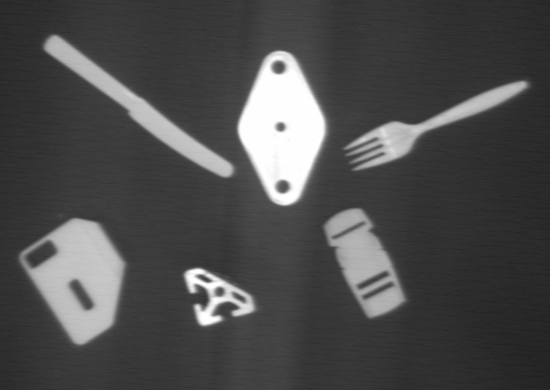
#> input picture hw1/data/many_objects_2.png, 550 x 390 px
$ jupyter execute --allow-errors homework_1.ipynb   (shell and % lines are left out)
#> lines starting #> are read from the running program, lines starting #| are printed output that depends on the picture; after the words box and inside, x2 and y2 are one past the last pixel; in counts of white or black regions, pixels touching at a corner belong together
[cell 1]
import cv2
import matplotlib.pyplot as plt
import numpy as np
plt.rcParams['figure.figsize'] = (12, 9)

# Assignment 1

**IMPORTANT**: When finished all problems, rerun your entire notebook by clicking `Kernel > Restart Kernel and Run All Cells` to make sure your notebook runs correctly.

## 1. Sequential Labeling

In this problem, you will implement a system that labels objects in binary images and compute their geometric properties.

Let's first load our sample image and display it.

[cell 2]
img = plt.imread('data/many_objects_2.png')
#> img is the input picture: shape (390, 550) float32; min 0.122, max 0.996, mean 0.299

plt.imshow(img, cmap='gray')
plt.show()

### 1a. Image Binarization (10 points)

Implement the following function that converts a grayscale image to a binary one by thresholding the pixel intensities. Each element in the output array must be a Boolean value where `True` indicates that the intensity of the corresponding pixel in the input is greater than or equal to the threshold value. You should be able to implement this without using `for`-loops.

[cell 3]
def binarize(gray_img, thresh_val):
    """Converts a grayscale image to a binary image by thresholding.

    Args:
    - gray_img: H x W array representing a grayscale image.
    - thresh_val: Threshold value.

    Returns:
    - binary_img: H x W Boolean array representing the thresholded image.
    """
#> called with thresh_val = 0.5
    # TODO
    binary_img = gray_img > thresh_val
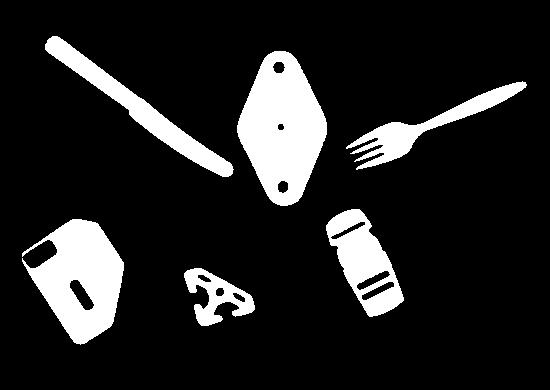
#> binary_img: shape (390, 550) bool; 13.9% white; 6 white regions, box (x1, y1, x2, y2) and area: (237, 51, 327, 206) 9031, (22, 219, 124, 345) 7433, (45, 36, 234, 177) 4224, (326, 209, 404, 317) 4031, (346, 81, 527, 170) 3259, (184, 268, 255, 326) 1826
    return binary_img

binary_img = binarize(img, thresh_val=0.5)

plt.imshow(binary_img, cmap='gray')
plt.show()

### 1b. Label Connected Regions (30 points)

Implement the sequential labeling algorithm in the following function. The function takes a binary image as input and returns an array of the same size. The output array should have data type `int`, where each element is an object label. For example, all background pixels have value 0, all pixels of object 1 has value 1, etc.

Recall from the slides that you may want to do the labeling in two passes. In the first pass, pixels are assigned labels based on the labels of their neighbors. (Be careful when handling pixels near the image boundaries.) This labeling process may result in the same area having multiple labels, which is resolved in the second pass. You are free to choose how to resolve equivalent labels. The union-find data structure is especially suitable for this purpose. If you want to implement helper classes or functions, feel free to add them outside the function body.

[cell 4]
class UnionFind:
    def __init__(self, size):
        self.parent = [i for i in range(size)]
        self.rank = [0] * size

    def find(self, x):
        """Finds the representative of the set that x is an element of."""
        if self.parent[x] != x:
            self.parent[x] = self.find(self.parent[x])
        return self.parent[x]

    def union(self, x, y):
        """Unites the sets that x and y are elements of."""
        rootX = self.find(x)
        rootY = self.find(y)

        if rootX != rootY:
            if self.rank[rootX] > self.rank[rootY]:
                self.parent[rootY] = rootX
            elif self.rank[rootX] < self.rank[rootY]:
                self.parent[rootX] = rootY
            else:
                self.parent[rootY] = rootX
                self.rank[rootX] += 1

[cell 5]
def label(binary_img):
    """Label disconnected regions in a binary image.

    Args:
    - binary_img: H x W Boolean array representing a binary image where `False`
        indicates background while `True` indicates object regions.

    Returns:
    - label_img: H x W int array representing an image with labeled object
        regions where 0 indicates the background while other values represent
        object labels.
    """
    # TODO
    h, w = binary_img.shape
#> h = 390; w = 550
    label_img = np.zeros((h, w), dtype=int)
    uf = UnionFind(h * w)
    label = 1

    for y in range(h):
        for x in range(w):
            if binary_img[y, x]:
                if y > 0 and binary_img[y-1, x]:
                    uf.union(y*w + x, (y-1)*w + x)
                if x > 0 and binary_img[y, x-1]:
                    uf.union(y*w + x, y*w + x-1)
                label_img[y, x] = label
                label += 1
            if y > 0 and x > 0 and binary_img[y-1, x-1]:
                uf.union(y*w + x, (y-1)*w + x-1)
            if y > 0 and x < w-1 and binary_img[y-1, x+1]:
                uf.union(y*w + x, (y-1)*w + x+1)
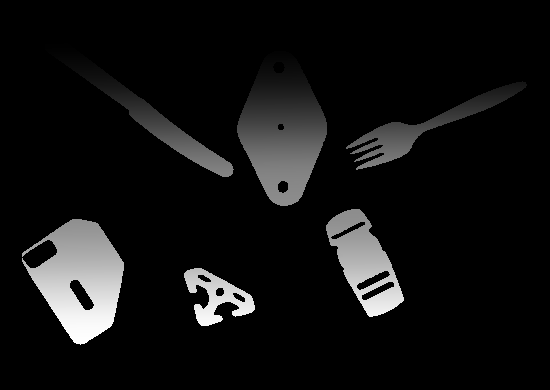
#> label_img: shape (390, 550) int64; min 0, max 29804, mean 2070.6; drawn with min black and max white

    for y in range(h):
        for x in range(w):
            if binary_img[y, x]:
                label_img[y, x] = uf.find(y*w + x)
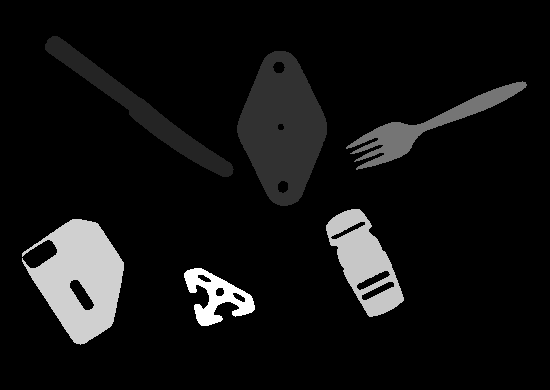
#> label_img: shape (390, 550) int64; 13.89% of pixels changed, all inside (x1, y1, x2, y2) = (22, 36, 527, 345); drawn with min black and max white

    unique_labels = np.unique(label_img)
    label_map = {l: i for i, l in enumerate(unique_labels)}
    for i, l in enumerate(unique_labels):
        label_img[label_img == l] = i
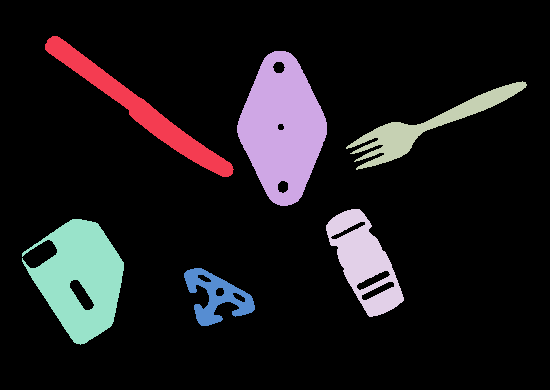
#> label_img: shape (390, 550) int64; 7 distinct labels, from 0 to 6; one colour per label, 0 black


    return label_img

label_img = label(binary_img)
plt.matshow(label_img)
plt.show()

obj_count = len(np.unique(label_img)) - 1
print(f"Found {obj_count} objects in image.")
#| Found 6 objects in image.

### 1c. Calculate Geometric Attributes (10 points)

In the cell below, calculate the geometric attributes (center, orientation, second moment) of each object. A code snippet has been provided to visualize these attributes. To be specific, for each object, we mark the center of the object, and draws an ellipse having the same orientation and second moments around the center.

[cell 6]
from matplotlib.patches import Ellipse


def calculate_geometric_attributes(label_img, label):
    """Find the geometric attributes of an object in a labeled image.

    The origin of the coordinate system is at the top left corner of the image.
    The x axis points to the right. The y axis points down.

    Args:
    - label_img: H x W int array representing an image with labeled object
        regions where 0 indicates the background while other values represent
        object labels.
    - label: Label of the object for which we want to calculate the geometric
        attributes.

    Returns:
    - cx, cy: xy coordinates of the object center.
    - theta: Orientation of the object in radians.
    - emin, emax: Second moments of the object.
    """
    # TODO
    ys, xs = np.where(label_img == label)
    cx = xs.mean()
    cy = ys.mean()

    x_centred = xs - cx
    y_centred = ys - cy

    a = (x_centred**2).sum()
    b = 2 * (x_centred * y_centred).sum()
    c = (y_centred**2).sum()


    theta = 0.5 * np.arctan2(b, a - c)

    t = np.sqrt((a - c)**2 + b**2)
    emin = 0.5 * ((a + c) - t)
    emax = 0.5 * ((a + c) + t)
    return cx, cy, theta, emin, emax


plt.imshow(img, cmap='gray')
labels = [l for l in np.unique(label_img) if l]
#> (the rest of this cell did not finish here and is left out)

## 2. Hough Transform

In this example you will implement the Hough transform to find coins in the sample image below.

[cell 7]
img = cv2.imread('data/coins.png')
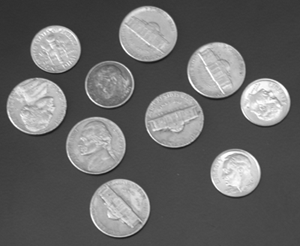
#> input picture hw1/data/coins.png, 300 x 246 px
#> img is the input picture: shape (246, 300, 3); min 23, max 255, mean 103
plt.imshow(img, cmap='gray')
plt.show()

### 2a. Edge Detection (10 points)

Detect edges in the sample image. Since you have implemented edge detection from scratch in the weekly notebook, here you can simply call `cv2.Canny()`. Pick your threshold values carefully so the edges of the coins are detected.

[cell 8]
edge_img = cv2.Canny(img, 100, 200)
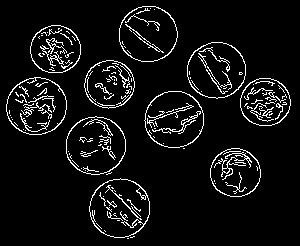
#> edge_img: shape (246, 300); 6.7% white in thin lines or dots, all inside (x1, y1, x2, y2) = (6, 6, 291, 239)
plt.imshow(edge_img, cmap='gray')
plt.show()

### 2b. Hough Transform (30 points)

Implement the following function to detect circles using the Hough transform. The function should return the accumulator array instead of a list of circles.

For simplicity, your implementation can assume that all circles will be fully inside the image and will not be clipped by the image boundary.

[cell 9]
def hough_circles(edge_img, radii):
    """Find circles in an image containing edge pixels.

    Args:
    - edge_img: H x W uint8 edge image where 0 indictes non-edge pixels
        whereas 255 indicates edge pixels.
    - radii: A list of R radius values. Only circles whose radius is in this
        list will be found.

    Returns:
    - score_map: R x W x H accumulator array. `score_map[r_idx, y, x]`
        represents the total votes received by the circle of radius
        radii[r_idx] centered at pixel `edge_img[y, x]`.
    """
    # TODO
    H, W = edge_img.shape
    num_radii = len(radii)
    score_map = np.zeros((num_radii, H, W))
    edge_points = np.argwhere(edge_img)

    for radius_index, radius in enumerate(radii):
        for edge_y, edge_x in edge_points:
            for angle_degrees in range(360):
                delta_x = radius * np.cos(np.radians(angle_degrees))
                delta_y = radius * np.sin(np.radians(angle_degrees))
                center_x = int(edge_x - delta_x)
                center_y = int(edge_y - delta_y)
                if 0 <= center_x < W and 0 <= center_y < H:
                    score_map[radius_index, center_y, center_x] += 1
    return score_map

radii = np.arange(25., 31.)
score_map = hough_circles(edge_img, radii)
